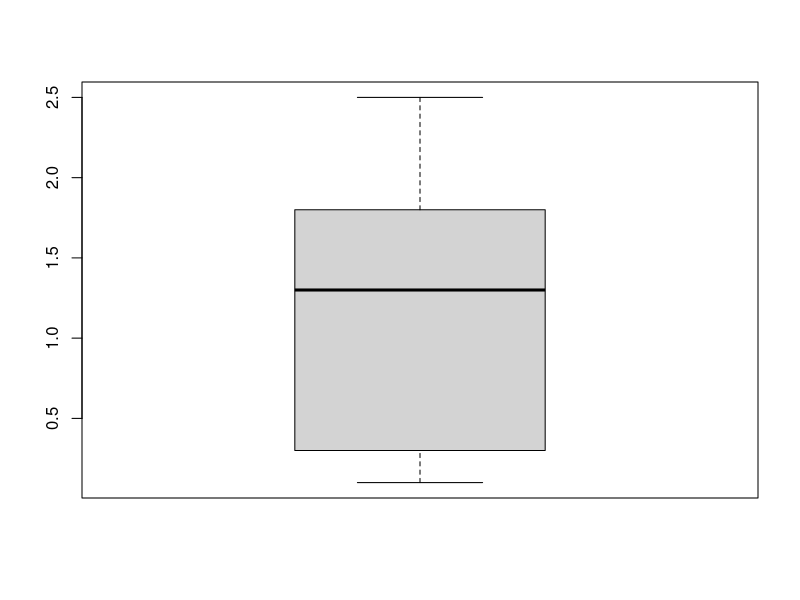
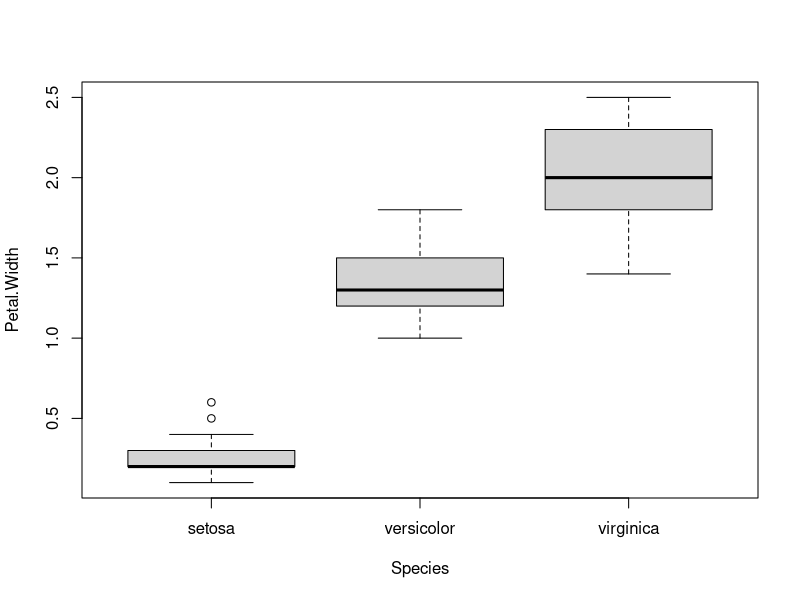
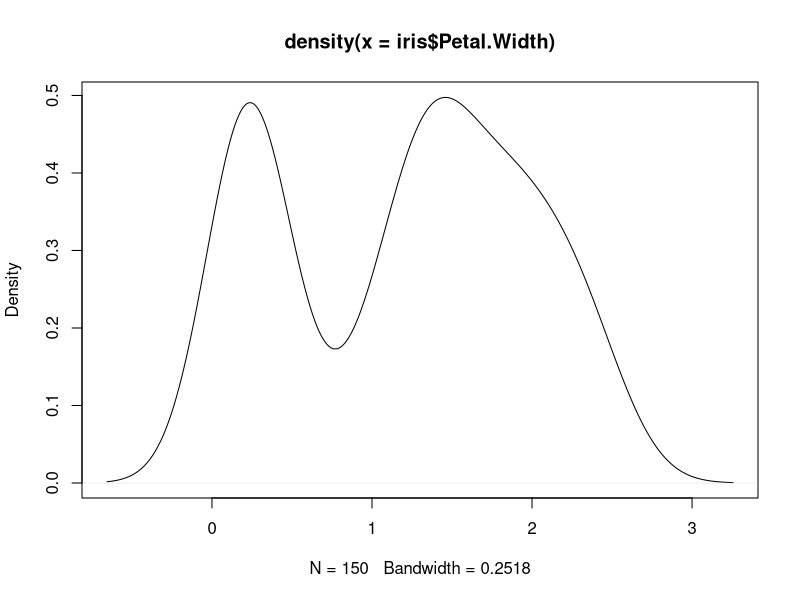
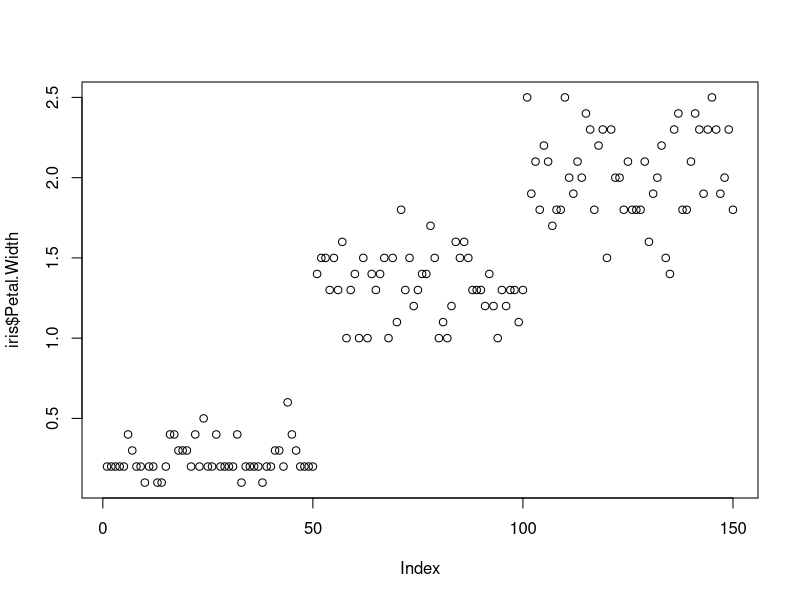
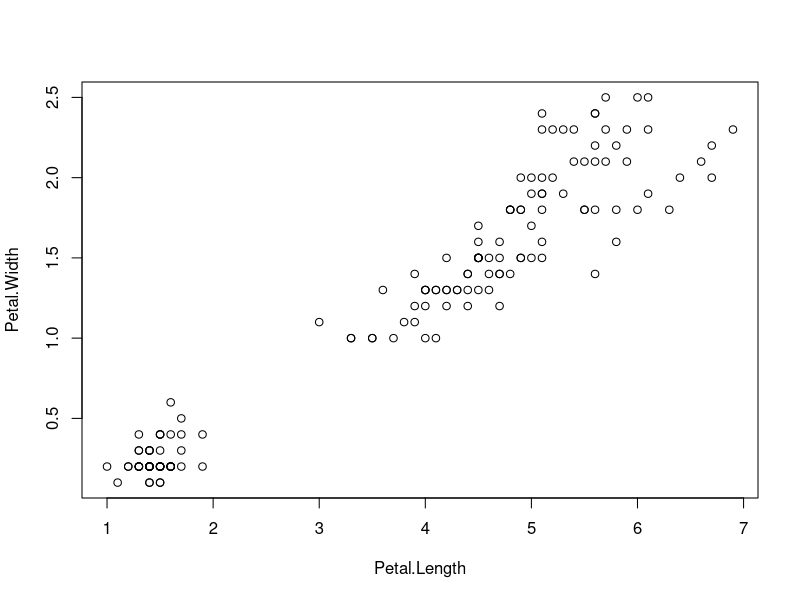
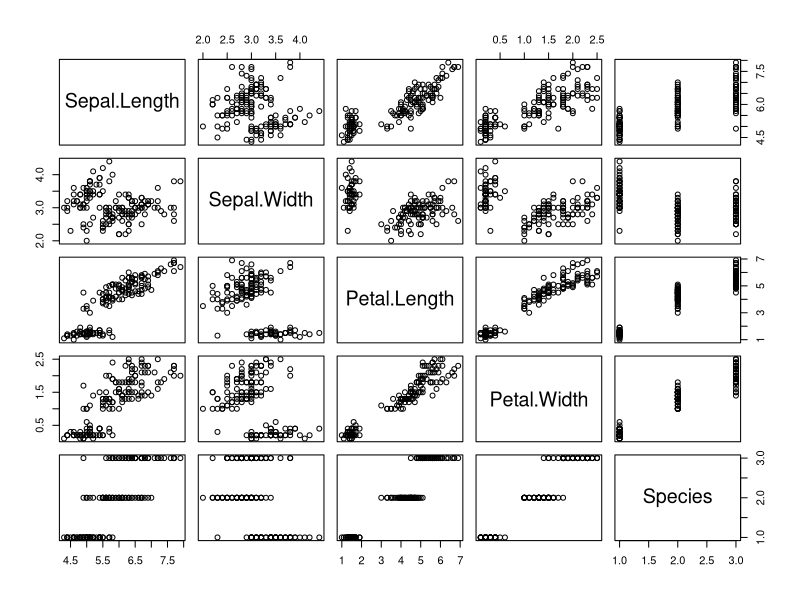
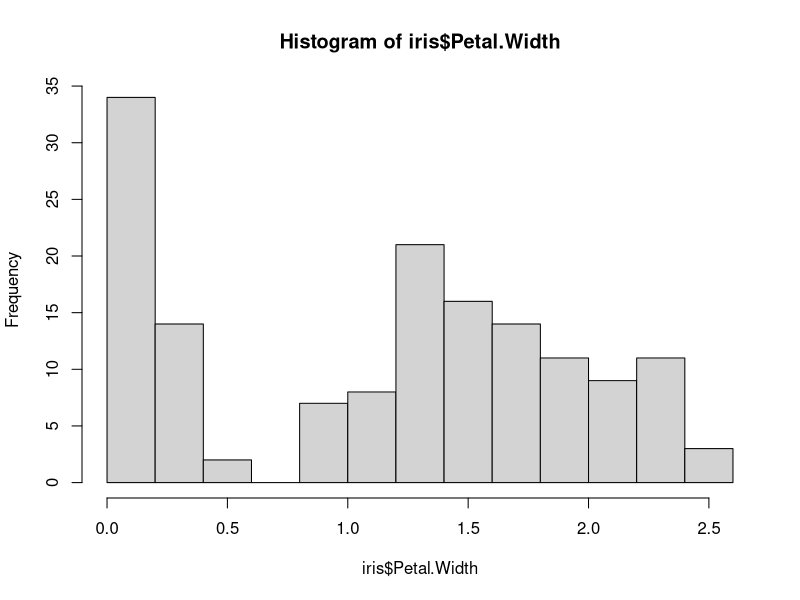
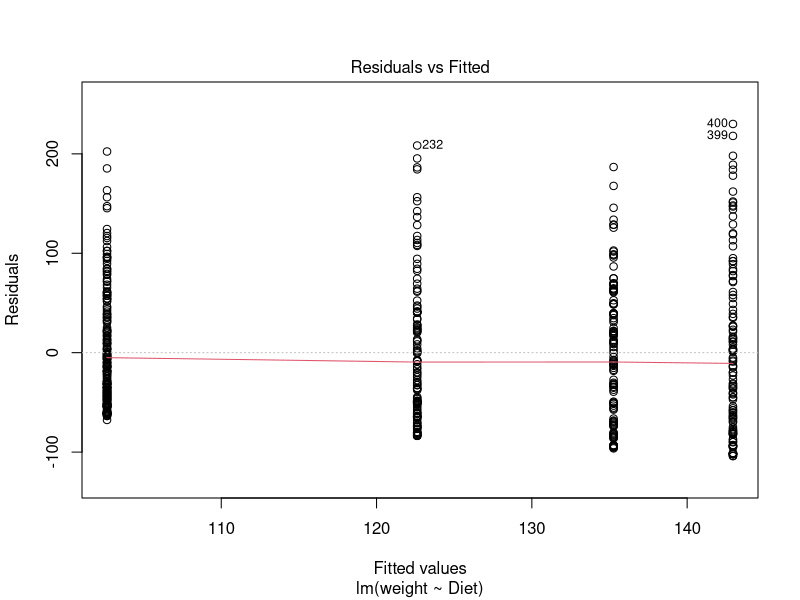

Reproduce these figures in R, in order.
## ---- chunk 1
knitr::opts_chunk$set(dev = "svg",
                      fig.align = "center")
## ---- chunk 2
# using built-in iris dataset
boxplot(iris$Petal.Width)
boxplot(Petal.Width ~ Species, data = iris)
## ---- chunk 3
plot(density(iris$Petal.Width))
## ---- chunk 4
plot(iris$Petal.Width)

plot(Petal.Width ~ Petal.Length, data = iris)
## ---- chunk 5
pairs(iris)
## ---- chunk 6
hist(iris$Petal.Width)
## ---- chunk 7
## run a regression on built-in dataset ChickWeight
fit <- lm(weight ~ Diet, data = ChickWeight)
class(fit)

plot(fit)
## ---- chunk 8
par(mfrow = c(2, 2))
plot(fit)
## ---- chunk 9
library(ggplot2)  # plotting package
library(ggthemes) # a package that adds plot themes to ggplot2
library(magrittr) # use pipes "%>%"
## ---- chunk 10
theme_set(theme_few(base_size = 16))
## ---- chunk 11
qplot(x = Petal.Width, y = Petal.Length, data = iris)
## ---- chunk 12
qplot(x = Petal.Width, y = Petal.Length, data = iris, geom = "smooth")
## ---- chunk 13
head(iris, n = 10)
## ---- chunk 14
iris %>%
  ggplot(aes(x = Petal.Width)) +
  geom_boxplot()

iris %>%
  ggplot(aes(x = Species, y = Petal.Width)) +
  geom_boxplot()
## ---- chunk 15
iris %>%
  ggplot(aes(x = Petal.Width)) +
  geom_density()
## ---- chunk 16
iris %>%
  ggplot(aes(x = Petal.Width, color = Species)) +
  geom_density()
## ---- chunk 17
iris %>%
  ggplot(aes(x = Petal.Width, y = Petal.Length)) +
  geom_point()
## ---- chunk 18

iris %>%
  ggplot(
    aes(
      x = Petal.Width,
      y = Petal.Length,
      color = Species
    )) +
  geom_point()

iris %>%
  ggplot(
    aes(
      x = Petal.Width,
      y = Petal.Length,
      shape = Species
    )
  ) +
  geom_point(size = 2)
## ---- chunk 19
petal_facet <- iris %>%
  ggplot(aes(x = Petal.Width, y = Petal.Length)) +
  geom_point()

petal_facet +
  facet_wrap(vars(Species))

## ---- chunk 20
petal_facet +
  facet_wrap(vars(Species), ncol = 1)
## ---- chunk 21

library(dplyr)

### make discrete categories for Petal.Length
### only to demonstrate geom_bar and geom_col
iris_new <- iris %>%
  mutate(
    PL.group = case_when(
      Petal.Length < 2 ~ "PL1",
      Petal.Length >= 2 ~ "PL2",
      TRUE ~ NA_character_
    )
  )

head(iris_new)
## ---- chunk 22

iris_new %>%
  ggplot(aes(x = PL.group)) +
  geom_bar()
## ---- chunk 23

iris_new %>%
  ggplot(aes(x = PL.group)) +
  geom_bar(
    fill = "lightgray",
    color = "black",
    width = 0.5
  )
## ---- chunk 24

iris_sum <- iris_new %>% count(PL.group)
iris_sum
## ---- chunk 25

iris_sum %>%
  ggplot(aes(x = PL.group, y = n)) +
  geom_col(
    fill = "lightgray",
    color = "black",
    width = 0.5
  )
## ---- chunk 26
GGally::ggpairs(iris)
